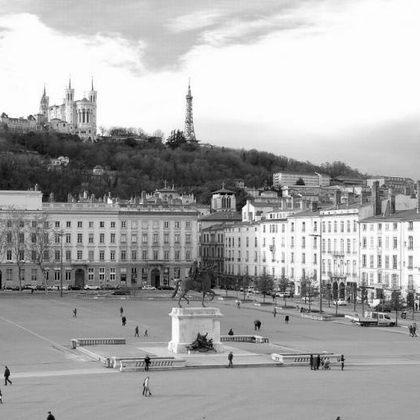
%> input picture ndg-bellecour.png, 420 x 420 px, shrunk from 512 x 512 before the run
$ octave P4.m   (GNU Octave 9; MATLAB toolbox functions it lacks are replaced by stand-ins)
%> lines starting %> are read from the running program, lines starting %| are printed output that depends on the picture
[im, map]=imread('ndg-bellecour.png');   % Lecture de l'image
%> im is the input picture: size 420x420x3 uint8; min 0, max 255, mean 171.4
%> map = []
IM=fftshift(fft2(im));               % TF image
l=size(im,1);                        % Hauteur image initiale
%> l = 420
c=size(im,2);                        % Largeur image initiale
%> c = 420
L=floor(l/4);                        % Hauteur image réduite
%> L = 105
C=floor(c/4);                        % Largeur image réduite
%> C = 105
im_r=zeros(L,C);                     % Image réduite
im_r_filtree=zeros(L,C);             % Image réduite
K = 0.005;                                   % Paramètre du filtre
H=zeros(l,c);                        % Matrice de filtrage

% Affichage image originale
figure('numbertitle','off','name','Image originale');
image(im);
colormap(map);
%> (this line was passed over: colormap is not available in this run)

% Boucle création de l'image réduite
for i=1:L
    for j=1:C
        im_r(i,j)=im(4*i,4*j);
    end
end
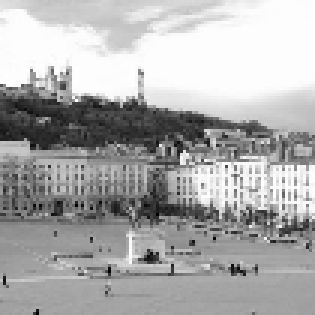
%> im_r: size 105x105 double (shown 3 times larger); min 0, max 255, mean 171.5

% Affichage image réduite
figure('numbertitle','off','name','Image réduite sans filtre');
image(im_r);
colormap(map);
%> (this line was passed over: colormap is not available in this run)

% Boucle de création de la matrice de filtrage
for i=1:l
    for j=1:c
        H(i,j)=exp(-K*((l/2-i)*(l/2-i)+(c/2-j)*(c/2-j)));
    end
end
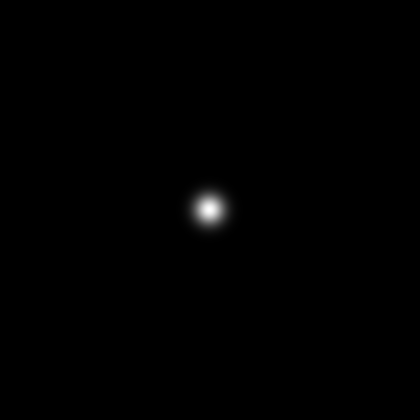
%> H: size 420x420 double; min 2.99e-192, max 1, mean 0.00356

% Image filtrée en fréquence
IM_FILTREE=IM.*H;

% Passage à l'image filtrée "visuelle"
im_filtree=real(ifft2(fftshift(IM_FILTREE)));
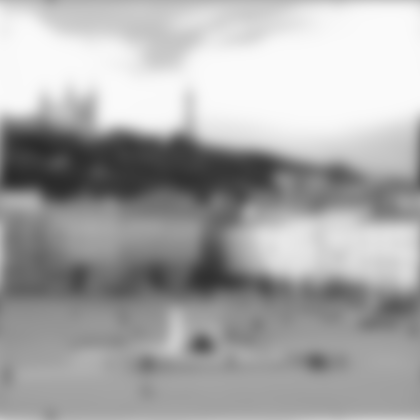
%> im_filtree: size 420x420x3 double; min 44.11, max 250.5, mean 169.7

figure('numbertitle','off','name','Image filtrée grand format');
image(im_filtree);
colormap(map);
%> (this line was passed over: colormap is not available in this run)

% Boucle création de l'image réduite après filtrage
for i=1:L
    for j=1:C
        im_r_filtree(i,j)=im_filtree(4*i,4*j);
    end
end

% Affichage de l'image réduite après filtrage -----------------------------
figure('numbertitle','off','name','Image filtrée réduite');
image(im_r_filtree);
colormap(map);
%> (this line was passed over: colormap is not available in this run)


%j'ai du mal a comprendre a quoi correspond une image dans le domaine
%spatia vers le domaine fréquentielle

$ run again, with Lyon.png copied over ndg-bellecour.png
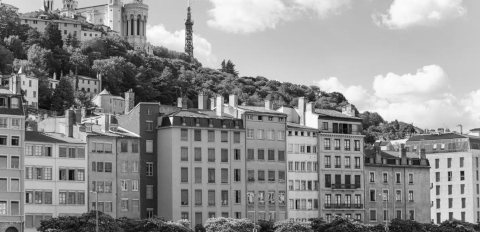
%> input picture Lyon.png, 480 x 232 px
%> im is the input picture: size 232x480 uint8; min 6, max 252, mean 142.9
%> map = 256 rows, first 12: [0 0 0; 0.00392 0.00392 0.00392; 0.00784 0.00784 0.00784; 0.0118 0.0118 0.0118; 0.0157 0.0157 0.0157; 0.0196 0.0196 0.0196; 0.0235 0.0235 0.0235; 0.0275 0.0275 0.0275; 0.0314 0.0314 0.0314; 0.0353 0.0353 0.0353; 0.0392 0.0392 0.0392; 0.0431 0.0431 0.0431]
%> after the loop `for i=1:l`:
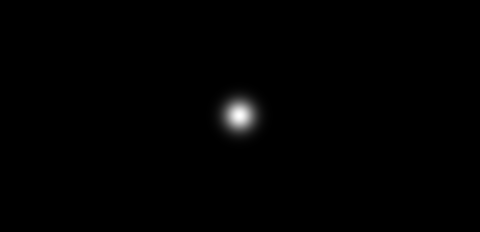
%> H: size 232x480 double; min 5.06e-155, max 1, mean 0.00564
%> after the loop `for i=1:L`:
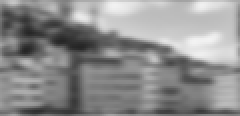
%> im_r_filtree: size 58x120 double (shown 2 times larger); min 37.21, max 243.2, mean 141.5

$ run again, with ndg-lac_blanc.png copied over ndg-bellecour.png
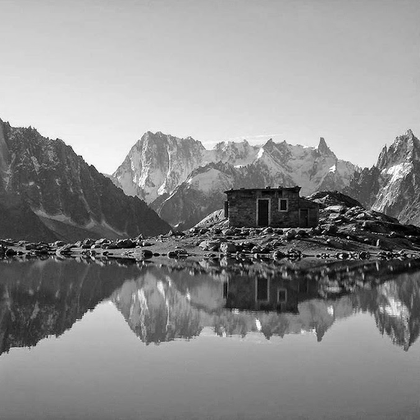
%> input picture ndg-lac_blanc.png, 420 x 420 px, shrunk from 512 x 512 before the run
%> im is the input picture: size 420x420x3 uint8; min 0, max 255, mean 141.6
%> map = []
%> after the loop `for i=1:L`:
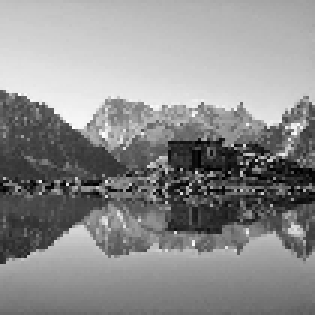
%> im_r: size 105x105 double (shown 3 times larger); min 0, max 255, mean 141.3
%> `im_filtree=real(ifft2(fftshift(IM_FILTREE)));`:
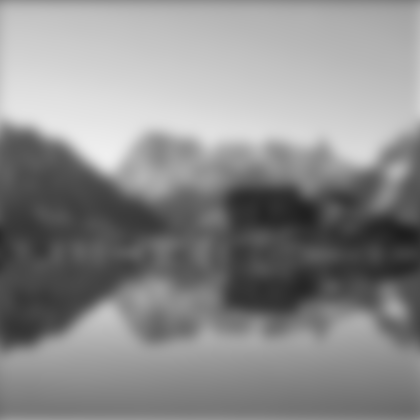
%> im_filtree: size 420x420x3 double; min 30.4, max 239.2, mean 140.2

$ run again, with texte_flou.png copied over ndg-bellecour.png
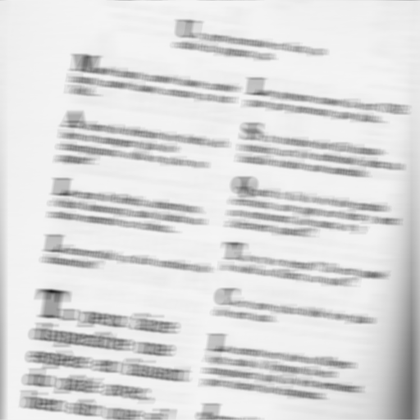
%> input picture texte_flou.png, 420 x 420 px, shrunk from 512 x 512 before the run
%> im is the input picture: size 420x420x3 uint8; min 28, max 247, mean 219.4
%> map = []
%> after the loop `for i=1:L`:
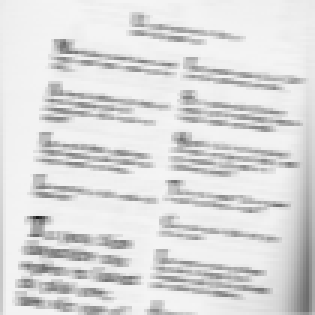
%> im_r: size 105x105 double (shown 3 times larger); min 28, max 245, mean 219.3
%> `im_filtree=real(ifft2(fftshift(IM_FILTREE)));`:
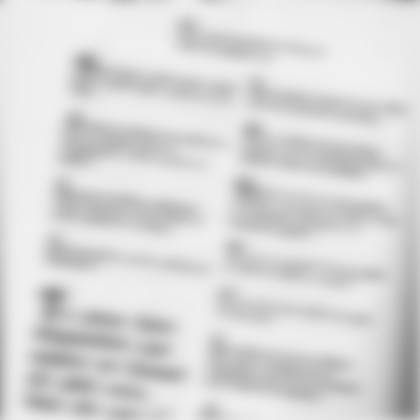
%> im_filtree: size 420x420x3 double; min 129.8, max 241.1, mean 217.2
